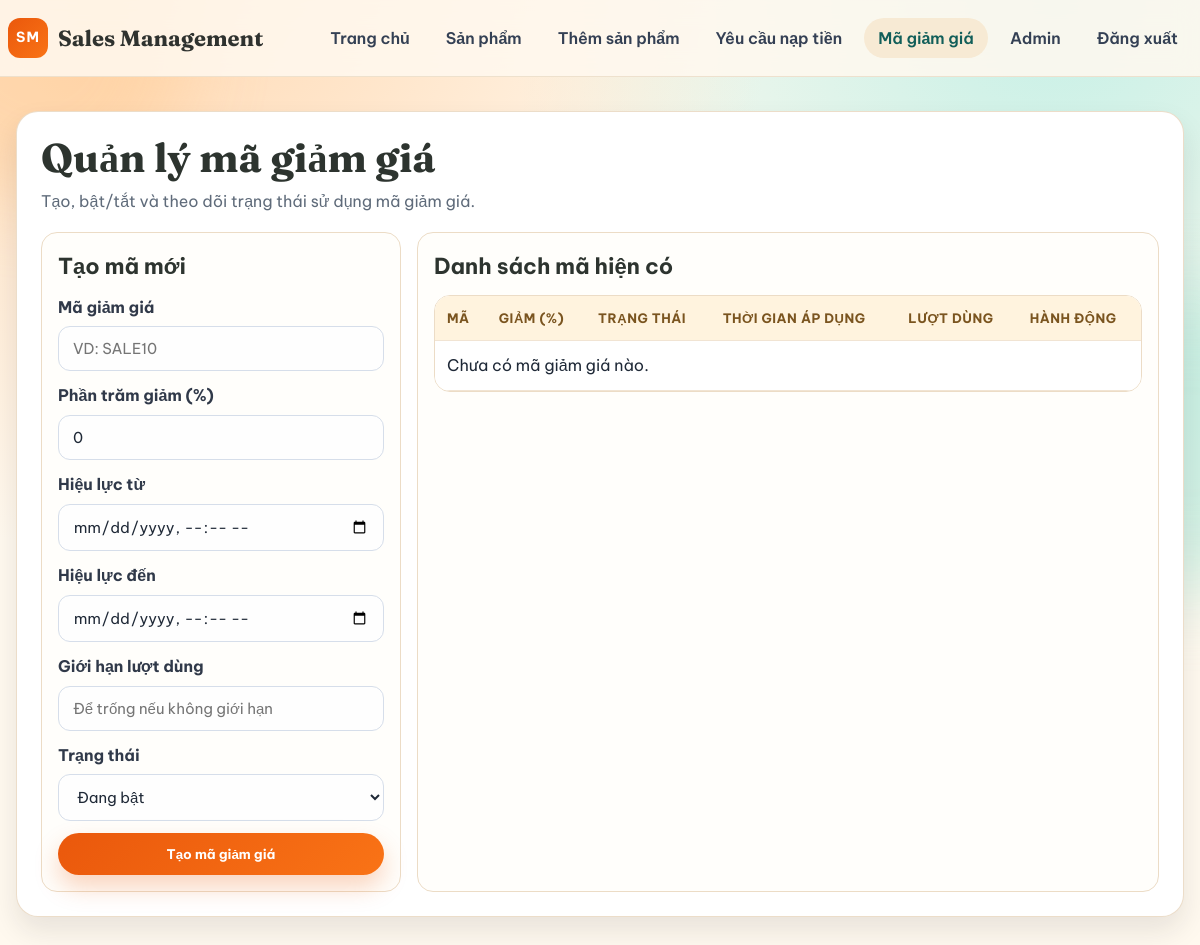
The page /discount-codes/ (signed in) on the database as committed earlier.
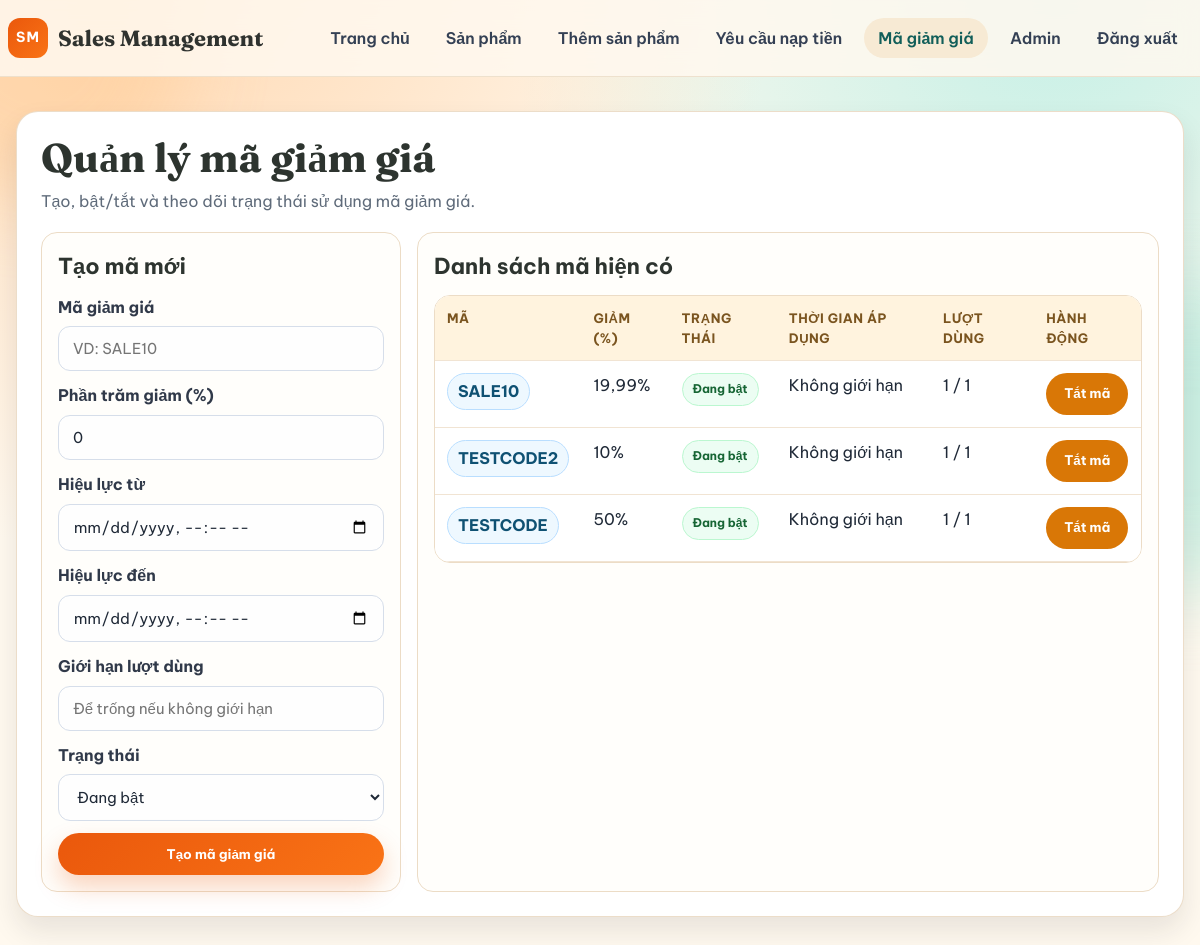
The same page on the database as committed later.
### orders/models.py (models this page shows, shortened)
class DiscountCode(models.Model):
    code = models.CharField(max_length=50, unique=True)
    discountPercent = models.DecimalField(
        max_digits=5,
        decimal_places=2,
        validators=[MinValueValidator(Decimal('0')), MaxValueValidator(Decimal('100'))],
    )
    isActive = models.BooleanField(default=True)
    validFrom = models.DateTimeField(blank=True, null=True)
    validTo = models.DateTimeField(blank=True, null=True)
    usageLimit = models.PositiveIntegerField(blank=True, null=True)
    usedCount = models.PositiveIntegerField(default=0)
    createdAt = models.DateTimeField(auto_now_add=True)
    class Meta:
        ordering = ['-createdAt']

### orders/views.py (the view, shortened to what this page needs)
# urls.py: path('discount-codes/', DiscountCodeListView.as_view(), name='discount_code_list'),
class DiscountCodeListView(StaffRequiredMixin, View):
    template_name = 'orders/discount_code_list.html'
    def get(self, request):
        codes = DiscountCode.objects.all().order_by('-createdAt')
        return render(request, self.template_name, {'codes': codes})

### orders/views.py (called while the page is built)
    def test_func(self):
        return self.request.user.is_staff

### templates/orders/discount_code_list.html (shortened to what the changed rows need)
{% load static %}
<!doctype html>
<html lang="vi">
  <head>
    <link rel="stylesheet" href="{% static 'css/page_theme.css' %}" />
    <link rel="stylesheet" href="{% static 'css/discount_code_list.css' %}" />
  </head>
  <body>
    <main class="discount-page">
      <div class="container">
        <section class="page-card">
          <div class="page-head">
            <h1>Quản lý mã giảm giá</h1>
          </div>
          <div class="discount-grid">
            <aside class="create-panel">
              <h2>Tạo mã mới</h2>
            </aside>
            <div class="list-panel">
              <h2>Danh sách mã hiện có</h2>
              <div class="table-wrap">
                <table>
                  <thead>
                    <tr>
                      <th>Mã</th>
                      <th>Giảm (%)</th>
                      <th>Trạng thái</th>
                      <th>Thời gian áp dụng</th>
                      <th>Lượt dùng</th>
                      <th>Hành động</th>
                    </tr>
                  </thead>
                  <tbody>
                    {% for code in codes %}
                    <tr>
                      <td><span class="code-chip">{{ code.code }}</span></td>
                      <td>{{ code.discountPercent|floatformat:"-2" }}%</td>
                      <td>
                        <span class="status-pill {% if code.isActive %}status-active{% else %}status-inactive{% endif %}">
                          {% if code.isActive %}Đang bật{% else %}Đang tắt{% endif %}
                        </span>
                      </td>
                      <td>
                        {% if code.validFrom or code.validTo %}
                          {% if code.validFrom %}{{ code.validFrom|date:"d/m/Y H:i" }}{% else %}Ngay{% endif %}
                          -
                          {% if code.validTo %}{{ code.validTo|date:"d/m/Y H:i" }}{% else %}Vô thời hạn{% endif %}
                        {% else %}
                        Không giới hạn
                        {% endif %}
                      </td>
                      <td>
                        {{ code.usedCount }}
                        {% if code.usageLimit %}
                        / {{ code.usageLimit }}
                        {% else %}
                        / ∞
                        {% endif %}
                      </td>
                      <td>
                        <form method="post" action="{% url 'discount_code_toggle' code.id %}" class="inline-form">
                          {% if code.isActive %}
                          <button type="submit" class="btn btn-warning">Tắt mã</button>
                          {% else %}
                          <button type="submit" class="btn btn-primary">Bật mã</button>
                          {% endif %}
                        </form>
                      </td>
                    </tr>
                    {% empty %}
                    <tr>
                      <td colspan="6">Chưa có mã giảm giá nào.</td>
                    </tr>
                    {% endfor %}
                  </tbody>
                </table>
              </div>
            </div>
          </div>
        </section>
      </div>
    </main>
  </body>
</html>

Rows that differ between the two databases and show on the page:
added DiscountCode: code "SALE10", discountPercent "19,99", isActive "Đang bật", shows "Không giới hạn", usedCount "1", usageLimit "1"
added DiscountCode: code "TESTCODE2", discountPercent "10", isActive "Đang bật", shows "Không giới hạn", usedCount "1", usageLimit "1"
added DiscountCode: code "TESTCODE", discountPercent "50", isActive "Đang bật", shows "Không giới hạn", usedCount "1", usageLimit "1"
Other text that changed with them:
text no longer shown: "Chưa có mã giảm giá nào."
